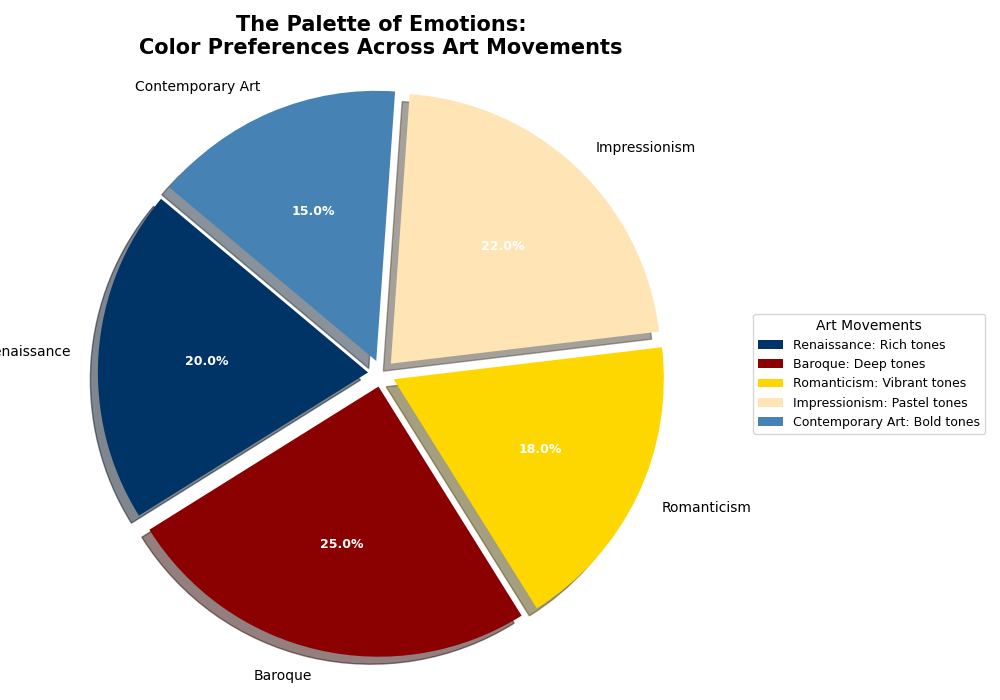

Reproduce this figure in Python.
import matplotlib.pyplot as plt

# Define art movements and their corresponding color usage percentages
art_movements = ['Renaissance', 'Baroque', 'Romanticism', 'Impressionism', 'Contemporary Art']
color_usage = [20, 25, 18, 22, 15]  # Sum up to 100

# Colors associated with each art movement
colors = ['#003366', '#8B0000', '#FFD700', '#FFE4B5', '#4682B4']

# Create a standard pie chart
fig, ax = plt.subplots(figsize=(10, 7))
wedges, texts, autotexts = ax.pie(color_usage, labels=art_movements, autopct='%1.1f%%',
                                  startangle=140, colors=colors, shadow=True,
                                  explode=(0.05, 0.05, 0.05, 0.05, 0.05))

# Customize autotexts
plt.setp(autotexts, size=9, weight='bold', color='white')

# Title with artistic flair
plt.title("The Palette of Emotions:\nColor Preferences Across Art Movements", fontsize=15, fontweight='bold')

# Equal aspect ratio ensures that pie is drawn as a circle
ax.axis('equal')  

# Legend with more contextual info
ax.legend(wedges, [f'{movement}: {color} tones' for movement, color in zip(art_movements, ['Rich', 'Deep', 'Vibrant', 'Pastel', 'Bold'])],
          title="Art Movements", loc="center left", bbox_to_anchor=(1, 0, 0.5, 1), fontsize=9)

# Automatically adjust layout
plt.tight_layout()

# Display the plot
plt.show()
